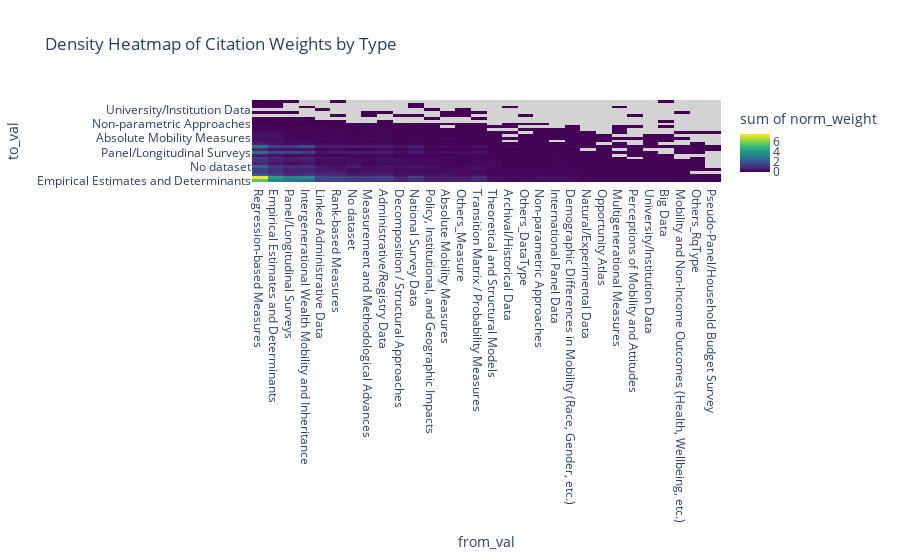

The code cell stored with this chart in its notebook:
### Code cell
import plotly.express as px

df_cit['norm_weight'] = df_cit['weight'] / df_cit['weight'].max()

# Create a custom colorscale: gray for 0, then Viridis for >0
custom_colorscale = [
    [0.0, 'lightgray'],   # z == 0
    [1e-8, '#440154'],    # start Viridis just above 0
    [0.111, '#482878'],
    [0.222, '#3e4989'],
    [0.333, '#31688e'],
    [0.444, '#26828e'],
    [0.555, '#1f9e89'],
    [0.666, '#35b779'],
    [0.777, '#6ece58'],
    [0.888, '#b5de2b'],
    [1.0, '#fde725']
]

fig = px.density_heatmap(
    df_cit,
    x='from_val',
    y='to_val',
    z='norm_weight',
    color_continuous_scale=custom_colorscale,
    labels={'from_type': 'From', 'to_type': 'To', 'weight': 'Weight'},
    title='Density Heatmap of Citation Weights by Type'
)
fig.show()

### Figure 1 — Plotly figure (JSON) as saved in the notebook; plotly's stock layout.template omitted (floating-point values rounded to 4 significant figures; data arrays with more than 128 entries replaced by an {"elided": "..."} marker saying what was removed)
{"data": [{"coloraxis": "coloraxis", "histfunc": "sum", "hovertemplate": "from_val=%{x}<br>to_val=%{y}<br>sum of norm_weight=%{z}<extra></extra>", "name": "", "type": "histogram2d", "x": {"elided": "4196 str values"}, "xaxis": "x", "xbingroup": "x", "y": {"elided": "4196 str values"}, "yaxis": "y", "ybingroup": "y", "z": {"elided": "4196 float values"}}], "layout": {"coloraxis": {"colorbar": {"title": {"text": "sum of norm_weight"}}, "colorscale": [[0, "lightgray"], [1e-08, "#440154"], [0.111, "#482878"], [0.222, "#3e4989"], [0.333, "#31688e"], [0.444, "#26828e"], [0.555, "#1f9e89"], [0.666, "#35b779"], [0.777, "#6ece58"], [0.888, "#b5de2b"], [1, "#fde725"]]}, "legend": {"tracegroupgap": 0}, "title": {"text": "Density Heatmap of Citation Weights by Type"}, "xaxis": {"anchor": "y", "domain": [0, 1], "title": {"text": "from_val"}}, "yaxis": {"anchor": "x", "domain": [0, 1], "title": {"text": "to_val"}}}}
